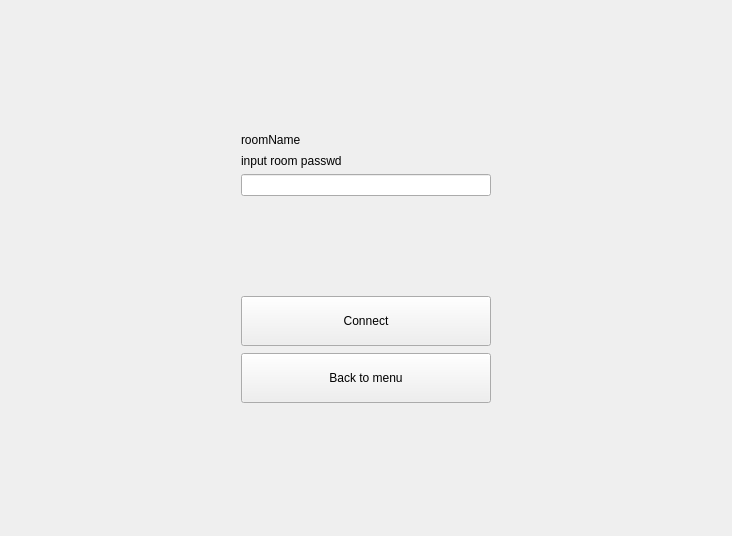
<?xml version="1.0" encoding="UTF-8"?>
<ui version="4.0">
 <class>JoiningWidgetClass</class>
 <widget class="QWidget" name="JoiningWidgetClass">
  <property name="geometry">
   <rect>
    <x>0</x>
    <y>0</y>
    <width>732</width>
    <height>536</height>
   </rect>
  </property>
  <property name="windowTitle">
   <string>JoiningWidget</string>
  </property>
  <property name="whatsThis">
   <string/>
  </property>
  <layout class="QGridLayout" name="gridLayout">
   <property name="leftMargin">
    <number>80</number>
   </property>
   <property name="topMargin">
    <number>40</number>
   </property>
   <property name="rightMargin">
    <number>80</number>
   </property>
   <property name="bottomMargin">
    <number>40</number>
   </property>
   <property name="verticalSpacing">
    <number>7</number>
   </property>
   <item row="5" column="1">
    <widget class="QPushButton" name="connectButton">
     <property name="enabled">
      <bool>true</bool>
     </property>
     <property name="sizePolicy">
      <sizepolicy hsizetype="Preferred" vsizetype="Maximum">
       <horstretch>0</horstretch>
       <verstretch>0</verstretch>
      </sizepolicy>
     </property>
     <property name="minimumSize">
      <size>
       <width>250</width>
       <height>50</height>
      </size>
     </property>
     <property name="text">
      <string>Connect</string>
     </property>
    </widget>
   </item>
   <item row="0" column="1">
    <spacer name="verticalSpacer_2">
     <property name="orientation">
      <enum>Qt::Vertical</enum>
     </property>
     <property name="sizeHint" stdset="0">
      <size>
       <width>20</width>
       <height>40</height>
      </size>
     </property>
    </spacer>
   </item>
   <item row="3" column="2">
    <spacer name="horizontalSpacer_2">
     <property name="orientation">
      <enum>Qt::Horizontal</enum>
     </property>
     <property name="sizeHint" stdset="0">
      <size>
       <width>40</width>
       <height>20</height>
      </size>
     </property>
    </spacer>
   </item>
   <item row="3" column="1">
    <layout class="QVBoxLayout" name="verticalLayout_4">
     <item>
      <widget class="QLabel" name="label_6">
       <property name="text">
        <string>input room passwd</string>
       </property>
      </widget>
     </item>
     <item>
      <widget class="QLineEdit" name="pswdLineEdit">
       <property name="sizePolicy">
        <sizepolicy hsizetype="Expanding" vsizetype="Minimum">
         <horstretch>0</horstretch>
         <verstretch>0</verstretch>
        </sizepolicy>
       </property>
       <property name="text">
        <string/>
       </property>
       <property name="alignment">
        <set>Qt::AlignCenter</set>
       </property>
      </widget>
     </item>
    </layout>
   </item>
   <item row="2" column="1">
    <layout class="QVBoxLayout" name="verticalLayout_3">
     <item>
      <widget class="QLabel" name="roomNameLabel">
       <property name="text">
        <string>roomName</string>
       </property>
      </widget>
     </item>
    </layout>
   </item>
   <item row="7" column="1">
    <spacer name="verticalSpacer">
     <property name="orientation">
      <enum>Qt::Vertical</enum>
     </property>
     <property name="sizeHint" stdset="0">
      <size>
       <width>20</width>
       <height>40</height>
      </size>
     </property>
    </spacer>
   </item>
   <item row="3" column="0">
    <spacer name="horizontalSpacer">
     <property name="orientation">
      <enum>Qt::Horizontal</enum>
     </property>
     <property name="sizeHint" stdset="0">
      <size>
       <width>40</width>
       <height>20</height>
      </size>
     </property>
    </spacer>
   </item>
   <item row="6" column="1">
    <widget class="QPushButton" name="backToMenuButton">
     <property name="sizePolicy">
      <sizepolicy hsizetype="Preferred" vsizetype="Maximum">
       <horstretch>0</horstretch>
       <verstretch>0</verstretch>
      </sizepolicy>
     </property>
     <property name="minimumSize">
      <size>
       <width>250</width>
       <height>50</height>
      </size>
     </property>
     <property name="text">
      <string>Back to menu</string>
     </property>
    </widget>
   </item>
   <item row="4" column="1">
    <spacer name="verticalSpacer_3">
     <property name="orientation">
      <enum>Qt::Vertical</enum>
     </property>
     <property name="sizeHint" stdset="0">
      <size>
       <width>20</width>
       <height>40</height>
      </size>
     </property>
    </spacer>
   </item>
  </layout>
 </widget>
 <layoutdefault spacing="6" margin="11"/>
 <resources/>
 <connections>
  <connection>
   <sender>backToMenuButton</sender>
   <signal>clicked()</signal>
   <receiver>JoiningWidgetClass</receiver>
   <slot>hide()</slot>
   <hints>
    <hint type="sourcelabel">
     <x>330</x>
     <y>439</y>
    </hint>
    <hint type="destinationlabel">
     <x>30</x>
     <y>334</y>
    </hint>
   </hints>
  </connection>
  <connection>
   <sender>backToMenuButton</sender>
   <signal>clicked()</signal>
   <receiver>JoiningWidgetClass</receiver>
   <slot>emitBackToMenu_slot()</slot>
   <hints>
    <hint type="sourcelabel">
     <x>490</x>
     <y>439</y>
    </hint>
    <hint type="destinationlabel">
     <x>544</x>
     <y>341</y>
    </hint>
   </hints>
  </connection>
  <connection>
   <sender>connectButton</sender>
   <signal>clicked()</signal>
   <receiver>JoiningWidgetClass</receiver>
   <slot>tryJoining_slot()</slot>
   <hints>
    <hint type="sourcelabel">
     <x>442</x>
     <y>346</y>
    </hint>
    <hint type="destinationlabel">
     <x>583</x>
     <y>282</y>
    </hint>
   </hints>
  </connection>
 </connections>
 <slots>
  <slot>emitBackToMenu_slot()</slot>
  <slot>emitStartGame_slot()</slot>
  <slot>tryJoining_slot()</slot>
 </slots>
</ui>
